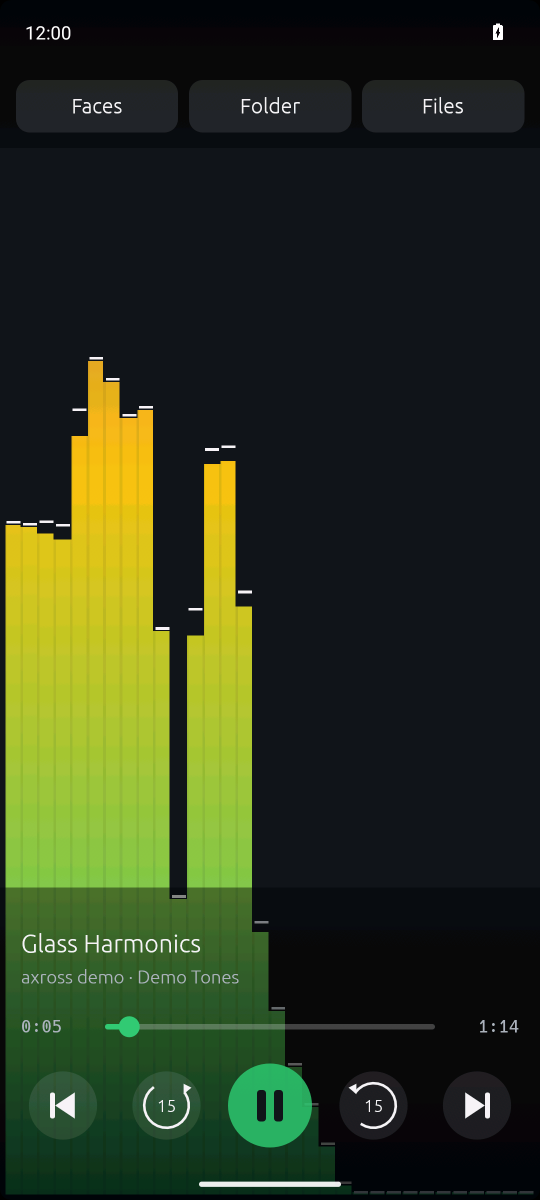
#> input picture 01-player-controls.png, 1080 x 2400 px (shown at 1/2 size); its folder holds 2 pictures in this run
$ python two_to_one.py ../.. ../../02-face-spectrum.png
#> lines starting #> are read from the running program, lines starting #| are printed output that depends on the picture
"""Store screenshots no longer than 2:1 (Google Play's and others' limit) from
the Fastlane ones: tall shots lose the status bar and the gesture bar
(85 px at the top, 75 at the bottom of 1600), wide ones their sides.

    uv run --with pillow python3 -I scripts/store/two_to_one.py \\
        fastlane/metadata/android/en-US/images/phoneScreenshots docs/stores/screenshots
"""
import os
import sys

from PIL import Image

src, out = sys.argv[1], sys.argv[2]
os.makedirs(out, exist_ok=True)
for name in sorted(os.listdir(src)):
    if not name.endswith(".png"):
        continue
    im = Image.open(os.path.join(src, name))
#> im is the input picture: PIL image 1080x2400 RGBA; mean R, G, B, A 42.9, 52.9, 29, 255
    w, h = im.size
#> w = 1080; h = 2400
    if h > 2 * w:
        top = 85 * h // 1600
#> top = 127
        im = im.crop((0, top, w, top + 2 * w))
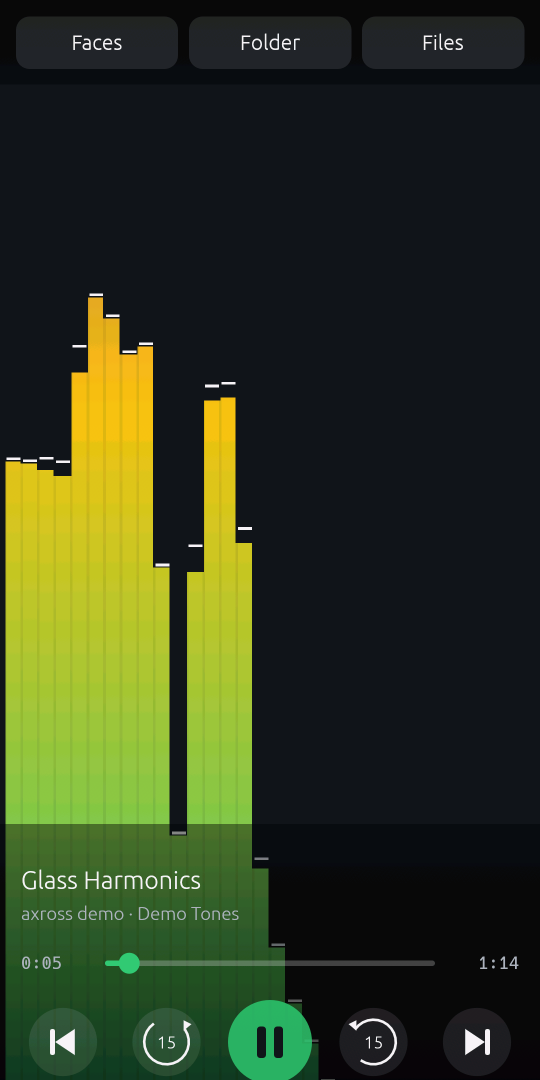
#> im: PIL image 1080x2160 RGBA (shown at 1/2 size); mean R, G, B, A 46.5, 56.5, 30.3, 255
    elif w > 2 * h:
        side = (w - 2 * h) // 2
        im = im.crop((side, 0, side + 2 * h, h))
    im.save(os.path.join(out, name), optimize=True)
    print(name, im.size)
#| 01-player-controls.png (1080, 2160)
#> pass 2 of the loop `for name in sorted(os.listdir(src)):`:
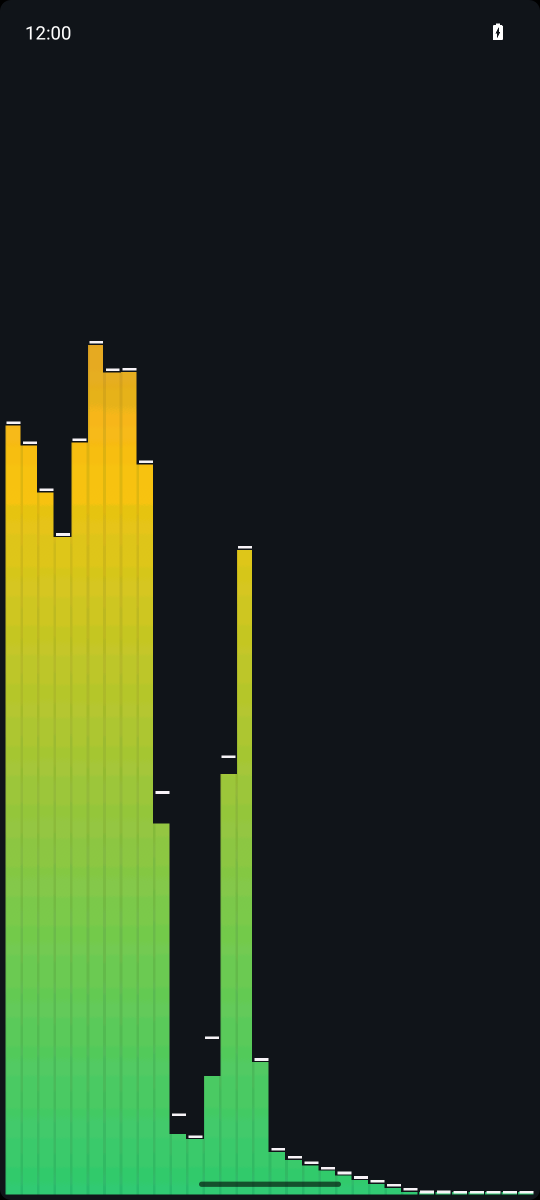
#> input picture 02-face-spectrum.png, 1080 x 2400 px (shown at 1/2 size)
#> im is the input picture: PIL image 1080x2400 RGBA; mean R, G, B, A 43.4, 59.7, 34.7, 255
#> `im = im.crop((0, top, w, top + 2 * w))`:
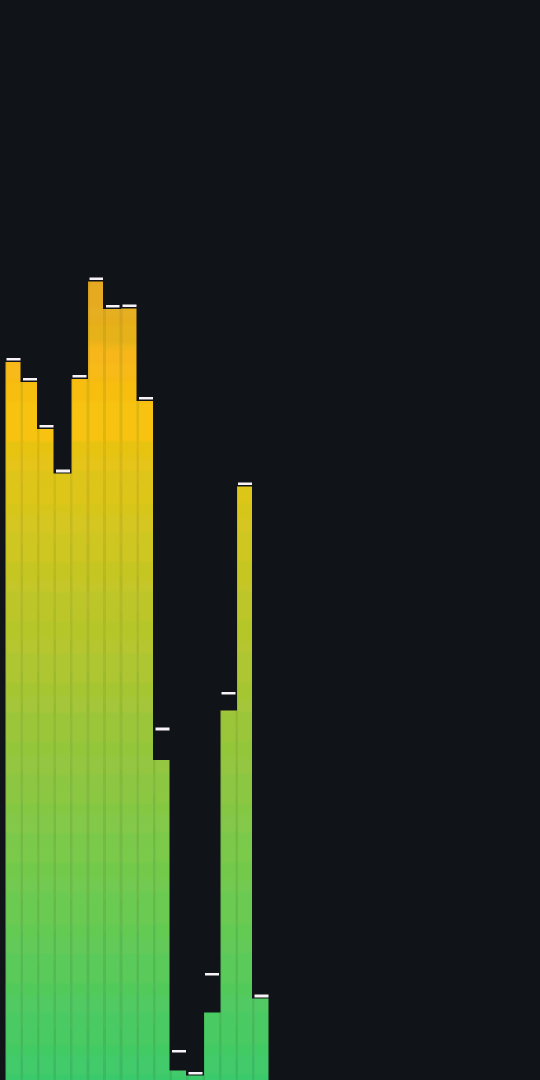
#> im: PIL image 1080x2160 RGBA (shown at 1/2 size); mean R, G, B, A 45.1, 58.8, 33.1, 255
#| 02-face-spectrum.png (1080, 2160)
